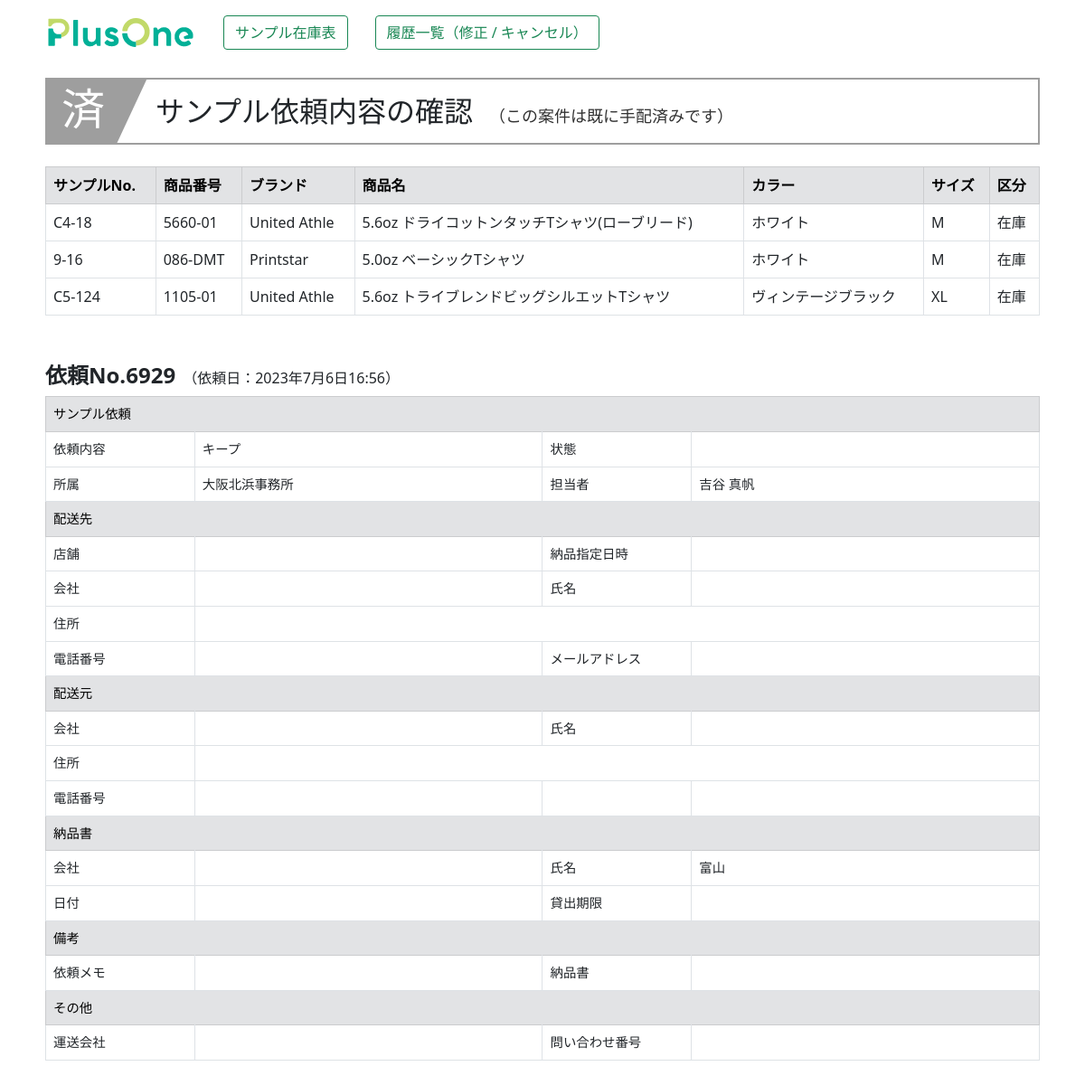
The app's page /rireki_kakunin/170 with its own data.
### zaiko/models.py (models this page shows, shortened)
class Shouhin(models.Model):
    hontai_num=models.AutoField("本体No",primary_key=True)
    sample_num=models.CharField("サンプルNo",max_length=20,blank=True)
    category=models.CharField("カテゴリ",max_length=50,blank=True)
    shouhin_num=models.CharField("商品番号",max_length=20,blank=True)
    brand=models.CharField("ブランド",max_length=20,blank=True)
    shouhin_name=models.CharField("商品名",max_length=255,blank=True)
    color=models.CharField("カラー",max_length=255,blank=True)
    size=models.CharField("サイズ",max_length=20,blank=True)
    size_num=models.IntegerField("サイズ値",default=0)
    kakou=models.CharField("加工",max_length=50,blank=True)
    bikou=models.CharField("備考",max_length=255,blank=True)
    touroku_day=models.DateField("登録日",auto_now_add=True)
    koushin_day=models.DateField("更新日",auto_now=True)
    joutai=models.IntegerField("状態",default=0)
    irai_num=models.IntegerField("依頼No",default=0)
    status=models.IntegerField("有効",default=0)

class Rireki_shouhin(models.Model):
    irai_num=models.IntegerField("依頼No")
    irai_hontai_num=models.IntegerField("本体No")
    irai_hontai_kubun=models.CharField("区分",max_length=5,null=True,blank=True,default="")
    henkyaku=models.IntegerField("状態",default=0)
    henkyaku_day=models.CharField("返却日",max_length=30,null=True,blank=True,default="")

class Rireki_rental(models.Model):
    irai_num=models.IntegerField("依頼No",null=False)
    irai_type=models.IntegerField("内容")
    rental_day=models.DateTimeField("依頼日",auto_now_add=True)
    shozoku=models.CharField("所属",max_length=30,blank=True)
    tantou=models.CharField("担当者",max_length=30,blank=True)
    haisou_tempo=models.CharField("配送店舗",max_length=30,blank=True)
    haisou_deliday=models.CharField("配送指定日",max_length=30,null=True,blank=True,default="")
    haisou_delitime=models.CharField("時間指定",max_length=30,null=True,blank=True,default="")
    haisou_com=models.CharField("会社名",max_length=30,blank=True)
    haisou_cus=models.CharField("名前",max_length=30,blank=True)
    haisou_yubin=models.CharField("郵便番号",max_length=30,blank=True)
    haisou_pref=models.CharField("都道府県",max_length=10,blank=True)
    haisou_city=models.CharField("市区町村",max_length=30,blank=True)
    haisou_banchi=models.CharField("番地",max_length=30,blank=True)
    haisou_build=models.CharField("建物名",max_length=30,blank=True)
    haisou_tel=models.CharField("電話番号",max_length=30,blank=True)
    haisou_tel_kensaku=models.CharField("電話番号_検索",max_length=30,blank=True)
    haisou_mail=models.CharField("メールアドレス",max_length=100,blank=True)
    haisou_com_m=models.CharField("会社名_元",max_length=30,blank=True)
    haisou_cus_m=models.CharField("名前_元",max_length=30,blank=True)
    haisou_yubin_m=models.CharField("郵便番号_元",max_length=30,blank=True)
    haisou_pref_m=models.CharField("都道府県_元",max_length=10,blank=True)
    haisou_city_m=models.CharField("市区町村_元",max_length=30,blank=True)
    haisou_banchi_m=models.CharField("番地_元",max_length=30,blank=True)
    haisou_build_m=models.CharField("建物名_元",max_length=30,blank=True)
    haisou_tel_m=models.CharField("電話番号_元",max_length=30,blank=True)
    nouhin_com=models.CharField("納品書会社名",max_length=30,blank=True)
    nouhin_cus=models.CharField("納品書名前",max_length=30,blank=True)
    nouhin_day=models.CharField("納品書日付",max_length=30,null=True,blank=True,default="")
    rental_maxday=models.CharField("貸出期限",max_length=30,null=True,blank=True,default="")
    bikou1=models.TextField("備考（納品）",blank=True)
    bikou2=models.TextField("備考（依頼）",blank=True)
    status=models.IntegerField("状態",default=0)
    unsou_com=models.CharField("運送会社",max_length=20,null=True,blank=True,default="")
    unsou_num=models.CharField("問い合わせ番号",max_length=20,null=True,blank=True,default="")
    cancel_day=models.CharField("キャンセル日",max_length=30,null=True,blank=True,default="")
    cancel_name=models.CharField("キャンセル担当",max_length=30,null=True,blank=True,default="")

### zaiko/views.py (the view)
# urls.py: path('rireki_kakunin/<int:pk>', rireki_kakunin, name="rireki_kakunin"),
def rireki_kakunin(request,pk):
    request.session["shusei_pk"]=pk
    irai_detail=Rireki_rental.objects.get(pk=pk)
    status=irai_detail.status
    if status==0: #success.htmlのタイトル用
        kubun="kakunin_ok"
    elif status==1:
        kubun="junbi"
    elif status==4:
        kubun="kakunin_no"
        day=datetime.date.today() - irai_detail.rental_day.date()
        if day.days<=14:
            ins=Shouhin.objects.filter(irai_num=irai_detail.irai_num)
            if ins.count()>0: #キー解除/貸し出し中は、キープ時の依頼Noが無くなるため
                kubun="hassou_ok"
    else:
        kubun="kakunin_no"
    irai_num=irai_detail.irai_num
    items=Rireki_shouhin.objects.filter(irai_num=irai_num).values_list("irai_hontai_num",flat=True)
    irai_shouhin_list=list(items)
    data=[]
    for i in irai_shouhin_list:
        data2={}
        shouhin=Shouhin.objects.get(hontai_num=i)
        data2["hontai_num"]=shouhin.hontai_num
        data2["sample_num"]=shouhin.sample_num
        data2["shouhin_num"]=shouhin.shouhin_num
        data2["brand"]=shouhin.brand
        data2["shouhin_name"]=shouhin.shouhin_name
        data2["color"]=shouhin.color
        data2["size"]=shouhin.size
        data2["kubun"]=Rireki_shouhin.objects.get(irai_num=irai_num,irai_hontai_num=i).irai_hontai_kubun
        data2["henkyaku"]=Rireki_shouhin.objects.get(irai_num=irai_num,irai_hontai_num=i).henkyaku
        data2["henkyaku_day"]=Rireki_shouhin.objects.get(irai_num=irai_num,irai_hontai_num=i).henkyaku_day
        data.append(data2)
    kanri=0
    if request.user.username == "p1masao":
        kanri=1
    params={
            "irai_shouhin_list":data,
            "irai_detail":irai_detail,
            "kubun":kubun,
            "kanri":kanri,
        }
    return render(request,"zaiko/success.html",params)

### zaiko/templates/zaiko/success.html (shortened to what this page needs)
{% load static %}
<!DOCTYPE html>
<html lang="ja">
<head>
    <link rel="stylesheet" href="{% static 'main.css' %}">
    <link href="https://cdn.jsdelivr.net/npm/bootstrap@5.0.2/dist/css/bootstrap.min.css" rel="stylesheet">
    <link rel="stylesheet" href="https://cdn.jsdelivr.net/npm/bootstrap-icons@1.8.0/font/bootstrap-icons.css">
</head>
<body>
    <div class="container mt-3 mb-5">
        <div style="margin: 0 auto; justify-content: center; width: 1100px;">
            {% include "zaiko/menu.html" with kanri=kanri %}
            <div style="margin-top: 30px;">
                {% if kubun == "new" %}
                    <div class="title03">
                        <h2><span class="number">03</span>サンプル依頼が完了しました</h2>
                    </div>
                {% elif kubun == "kakunin_no" %}
                    <div class="title00">
                        {% if irai_detail.status == 3 %}
                            <h2><span class="number">消</span>サンプル依頼内容の確認<span>（この案件はキャンセルされています）</span></h2>
                        {% elif irai_detail.status == 5 %}
                            <h2><span class="number">完</span>サンプル依頼内容の確認<span>（この案件は既に返却が完了しています）</span></h2>
                        {% else %}
                            <h2><span class="number">済</span>サンプル依頼内容の確認<span>（この案件は既に手配済みです）</span></h2>
                        {% endif %}
                    </div>
                {% elif kubun == "junbi" %}
                    <div class="title04">
                        <h2><span class="number">準</span>サンプル依頼内容の確認<span>（この案件は現在準備中で、まもなく発送されます）</span></h2>
                    </div>
                {% endif %}
            </div>
            <div class="mt-4">
                <table class="table table-bordered">
                    <thead>
                        <tr class="table-secondary">
                            <th>サンプルNo.</th>
                            <th>商品番号</th>
                            <th>ブランド</th>
                            <th>商品名</th>
                            <th>カラー</th>
                            <th>サイズ</th>
                            <th>区分</th>
                        </tr>
                    </thead>
                    <tbody>
                        {% for i in irai_shouhin_list %}
                        <tr>
                            <td style="vertical-align: middle;">{{i.sample_num}}</td>
                            <td style="vertical-align: middle;">{{i.shouhin_num}}</td>
                            <td style="vertical-align: middle;">{{i.brand}}</td>
                            <td style="vertical-align: middle;">{{i.shouhin_name}}</td>
                            <td style="vertical-align: middle;">{{i.color}}</td>
                            <td style="vertical-align: middle;">{{i.size}}</td>
                            <td style="vertical-align: middle;">{{i.kubun}}</td>
                        </tr>
                        {% endfor %}
                    </tbody>
                </table>
            </div>
            <div class="mt-5">
                <div style="width: 1100px; align-items: end;">
                    <span style="font-size: 1.5em; font-weight: bold;">依頼No.{{irai_detail.irai_num}}</span>　（依頼日：{{irai_detail.rental_day}}）
                </div>
                <table class="table table-bordered" style="margin-top: 5px; font-size: 0.9em; width: 1100px;">
                    <tr class="table-secondary"><td colspan="4">サンプル依頼</td></tr>
                        <td style="width: 15%;">依頼内容</td>
                        <td style="width: 35%;">
                            {% if irai_detail.irai_type == 0 %}
                                顧客あて
                            {% elif irai_detail.irai_type == 1 %}
                                店舗あて
                            {% else %}
                                キープ
                            {% endif %}
                        </td>
                        <td style="width: 15%;">状態</td>
                        <td style="width: 35%;">
                        </td>
                    <tr>
                        <td>所属</td><td id="shozoku">{{irai_detail.shozoku}}</td>
                        <td>担当者</td><td id="tantou">{{irai_detail.tantou}}</td>
                    </tr>
                    <tr class="table-secondary"><td colspan="4">配送先</td></tr>
                    <tr>
                        <td>店舗</td><td>{{irai_detail.haisou_tempo}}</td>
                        <td>納品指定日時</td>
                        <td>
                        </td>
                    </tr>
                    <tr>
                        <td>会社</td><td>{{irai_detail.haisou_com}}</td>
                        <td>氏名</td><td>{{irai_detail.haisou_cus}}</td>
                    </tr>
                    <tr>
                        <td>住所</td>
                        <td colspan="3">
                        </td>
                    </tr>
                    <tr>
                        <td>電話番号</td><td>{{irai_detail.haisou_tel}}</td>
                        <td>メールアドレス</td><td>{{irai_detail.haisou_mail}}</td>
                    </tr>
                    <tr class="table-secondary"><td colspan="4">配送元</td></tr>
                    <tr>
                        <td>会社</td><td>{{irai_detail.haisou_com_m}}</td>
                        <td>氏名</td><td>{{irai_detail.haisou_cus_m}}</td>
                    </tr>
                    <tr>
                        <td>住所</td>
                        <td colspan="3">
                        </td>
                    </tr>
                    <tr>
                        <td>電話番号</td><td>{{irai_detail.haisou_tel_m}}</td>
                        <td></td><td></td>
                    </tr>
                    <tr class="table-secondary"><td colspan="4">納品書</td></tr>
                    <tr>
                        <td>会社</td><td>{{irai_detail.nouhin_com}}</td>
                        <td>氏名</td><td>{{irai_detail.nouhin_cus}}</td>
                    </tr>
                    <tr>
                        <td>日付</td><td>{{irai_detail.nouhin_day}}</td>
                        <td>貸出期限</td><td>{{irai_detail.rental_maxday}}</td>
                    </tr>
                    <tr class="table-secondary"><td colspan="4">備考</td></tr>
                    <tr>
                        <td>依頼メモ</td><td>{{irai_detail.bikou2 | linebreaksbr}}</td>
                        <td>納品書</td><td>{{irai_detail.bikou1 | linebreaksbr}}</td>
                    </tr>
                    <tr class="table-secondary"><td colspan="4">その他</td></tr>
                    <tr>
                        <td>運送会社</td><td>{{irai_detail.unsou_com}}</td>
                        <td>問い合わせ番号</td><td>{{irai_detail.unsou_num}}</td>
                    </tr>
                </table>
            </div>
        </div>
    </div>
</body>
</html>

### zaiko/static/main.css (style rules this page uses)
.title00 h2 span, .title01 h2 span, .title02 h2 span, .title03 h2 span, .title04 h2 span, .title05 h2 span { color: #333333; font-size: 18px; padding-left: 18px; }
.title00 h2 span.number, .title01 h2 span.number, .title02 h2 span.number, .title03 h2 span.number, .title04 h2 span.number, .title05 h2 span.number { position: absolute; display: block; top: 3px; left: 0; z-index: 1; font-size: 30px; font-size: 3rem; padding-left: 16px; color: #fff; }
.title00 h2 { position: relative; overflow: hidden; padding: 1rem 2rem 1rem 120px; border: solid 2px #9e9e9e; width: 1100px; margin: 0 auto; }
.title00 h2:before { position: absolute; content: ''; top: -150%; left: -100px; width: 200px; height: 300%; transform: rotate(25deg); background: #9e9e9e; }

### records on screen
Shouhin: sample_num "C4-18", shouhin_num "5660-01", brand "United Athle", shouhin_name "5.6oz ドライコットンタッチTシャツ(ローブリード)", color "ホワイト"
Rireki_shouhin: kubun "在庫"
Shouhin: sample_num "9-16", shouhin_num "086-DMT", brand "Printstar", shouhin_name "5.0oz ベーシックTシャツ", color "ホワイト"
Rireki_shouhin: kubun "在庫"
Shouhin: sample_num "C5-124", shouhin_num "1105-01", brand "United Athle", shouhin_name "5.6oz トライブレンドビッグシルエットTシャツ", color "ヴィンテージブラック", size "XL"
Rireki_shouhin: kubun "在庫"
Rireki_rental: irai_num "6929", rental_day "2023年7月6日16:56", shozoku "大阪北浜事務所", tantou "吉谷 真帆", nouhin_cus "富山"

### other values on screen
{{ i.size }} "M" "M"
